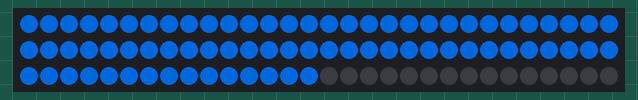
This program was run on a simulated Raspberry Pi Pico running CircuitPython. On the bench: 90 RGB LEDs in strip order, left to right, continuing on the next row. Dim RGB values are drawn brighter than linear. At 0.8 s the program ends and the board releases its pins; the recording ends there.

Above: at 0.68 s.

The program:

led_control.py
```python
# led_control.py (V1.1)
import neopixel
import time
from global_config import NUM_PIXELS, SEQUENCE_LENGTH, NUM_ROWS, current_voices, current_patterns, sequences, LED_PIN

# Initialize the Neopixel LEDs
pixels = neopixel.NeoPixel(LED_PIN, NUM_PIXELS, auto_write=False)

# Define colors for each voice
voice_colors = {
    0: (255, 0, 0),    # Bass drum - Red
    1: (0, 255, 0),    # Snare - Green
    2: (0, 0, 255),    # Low Tom - Blue
    3: (255, 255, 0),  # Mid Tom - Yellow
    4: (255, 0, 255),  # High Tom - Magenta
    5: (0, 255, 255),  # Rimshot - Cyan
    6: (255, 165, 0),  # Hand Clap - Orange
    7: (75, 0, 130),   # Cowbell - Indigo
    8: (128, 0, 128),  # Cymbal - Purple
    9: (255, 192, 203),# Open Hi-Hat - Pink
    10: (0, 128, 0),   # Closed Hi-Hat - Dark Green
}

# Function to update LEDs based on the current sequence and pointers
def update_leds():
    for row in range(NUM_ROWS):
        for step in range(SEQUENCE_LENGTH):
            led_index = row * SEQUENCE_LENGTH + step  # Calculate LED index
            voice = current_voices[row]
            pattern = current_patterns[row]
            state = sequences[pattern][row][step]
            color = voice_colors[voice] if state else (0, 0, 0)
            pixels[led_index] = color
    pixels.show()

# Boot sequence for Neopixels
def neopixel_boot_sequence():
    for i in range(NUM_PIXELS):
        pixels[i] = (0, 70, 150)  # Blue color for boot sequence
        pixels.show()
        time.sleep(0.004)
    time.sleep(0.01)
    pixels.fill((0, 0, 0))
    pixels.show()

# Call the boot sequence at the start
neopixel_boot_sequence()

# Light steps
def light_steps(voice_index, step_index, state):
    led_index = voice_index * SEQUENCE_LENGTH + step_index  # Map the voice and step to the LED index
    color = voice_colors.get(voice_index, (8, 125, 60))  # Default to Purple if voice not found
    if 0 <= led_index < NUM_PIXELS:  # Ensure LED index is within the valid range
        if state:
            pixels[led_index] = color  # Set color based on voice
        else:
            pixels[led_index] = (0, 0, 0)  # Off for inactive steps
        pixels.show()
```

global_config.py
```python
# global_config.py (V1.1)
import board
import neopixel
import busio
from digitalio import DigitalInOut, Direction, Pull
import keypad

# Constants and global variables
NUM_PIXELS = 64 + 4 + 4 + 1 + 1 + 16  # 64 step LEDs + 4 mute + 4 velocity + 1 play + 1 pitch bend + 16 pattern select
NUM_ROWS = 12
NUM_COLS = 8
SEQUENCE_LENGTH = 16
NUM_VOICES = 11
NUM_PATTERNS = 4

# Pin definitions
MIDI_OUT_PIN = board.GP0
LED_PIN = board.GP2
I2C_SDA = board.GP4
I2C_SCL = board.GP5

ROW_PINS = [board.GP14, board.GP15, board.GP16, board.GP17, board.GP18, board.GP19, board.GP20, board.GP21, board.GP22, board.GP26, board.GP27, board.GP28]
COL_PINS = [board.GP6, board.GP7, board.GP8, board.GP9, board.GP10, board.GP11, board.GP12, board.GP13]

# Initial setup for global variables
current_voices = [0] * NUM_ROWS
current_patterns = [0] * NUM_ROWS
sequences = [[[0] * SEQUENCE_LENGTH for _ in range(NUM_VOICES)] for _ in range(NUM_PATTERNS)]

# Additional global variables
bpm = 120.0
beat_time = 60.0 / bpm
beat_millis = beat_time * 1000.0
steps_per_beat = 4
steps_millis = beat_millis / steps_per_beat
step_counter = 0
playing = False
voice_change_flag = False
```
